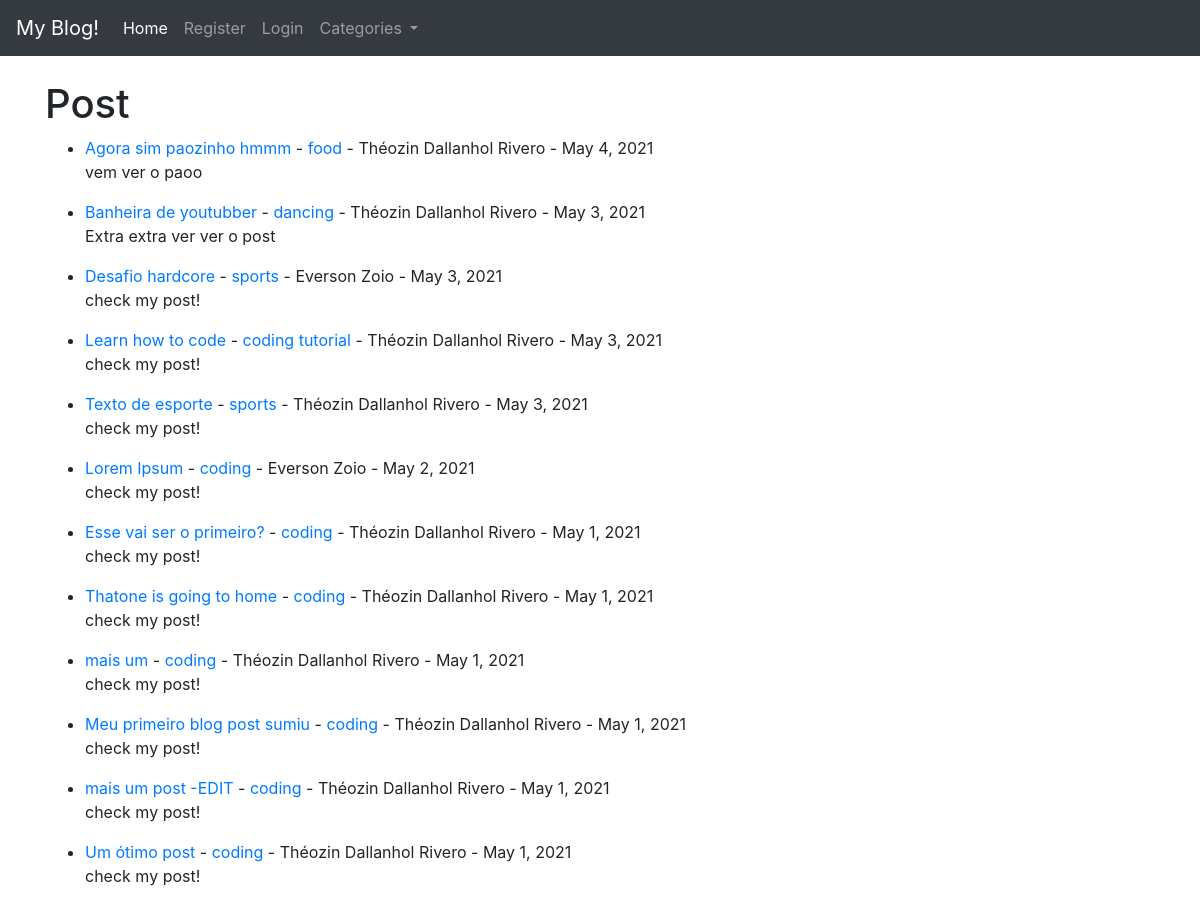
The page / on the database its author committed.
### theblog/models.py (models this page shows, shortened)
class Post(models.Model):
	title = models.CharField(max_length=255)
	header_image = models.ImageField(null=True, blank=True, upload_to="images/")
	title_tag = models.CharField(max_length=255)
	snippet = models.CharField(max_length=255)
	author = models.ForeignKey(User, on_delete=models.CASCADE) #models.CASCADE caso o user seja apagado todos os seus posts são apagados tbm
	body = RichTextField(blank=True)
	post_date = models.DateField(auto_now_add=True)
	category = models.CharField(max_length=255)
	likes = models.ManyToManyField(User, related_name='blog_post')

### theblog/views.py (the view)
# urls.py: path('', HomeView.as_view(), name='home'),
class HomeView(ListView):
	model = Post
	template_name = 'home.html'
	ordering = ['-id']
	def get_context_data(self, *args, **kwargs):
		cat_menu = Category.objects.all()
		context = super(HomeView,self).get_context_data(*args, **kwargs)
		context['cat_menu'] = cat_menu
		return context

### theblog/templates/home.html (shortened to what this page needs)
{% extends 'base.html' %}
{% block content %}
<h1>Post</h1>
<ul>
{% for post in object_list %}
	<li>
		<a href="{% url 'article-detail' post.id %}">{{post.title}}</a> -
		<a href="{% url 'category' post.category|slugify %}">{{post.category}}</a> -
		{{post.author.first_name}} {{post.author.last_name}} - {{post.post_date}}
		<p>{{post.snippet|slice:":100"}}</p>
	</li>
{% endfor %}
</ul>
{% endblock %}

### rows shown on the page
Post: title "Agora sim paozinho hmmm", category "food", author.first_name "Théozin", author.last_name "Dallanhol Rivero", post_date "May 4, 2021", snippet "vem ver o paoo"
Post: title "Banheira de youtubber", category "dancing", author.first_name "Théozin", author.last_name "Dallanhol Rivero", post_date "May 3, 2021", snippet "Extra extra ver ver o post"
Post: title "Desafio hardcore", category "sports", author.first_name "Everson", author.last_name "Zoio", post_date "May 3, 2021", snippet "check my post!"
Post: title "Learn how to code", category "coding tutorial", author.first_name "Théozin", author.last_name "Dallanhol Rivero", post_date "May 3, 2021", snippet "check my post!"
Post: title "Texto de esporte", category "sports", author.first_name "Théozin", author.last_name "Dallanhol Rivero", post_date "May 3, 2021", snippet "check my post!"
Post: title "Lorem Ipsum", category "coding", author.first_name "Everson", author.last_name "Zoio", post_date "May 2, 2021", snippet "check my post!"
Post: title "Esse vai ser o primeiro?", category "coding", author.first_name "Théozin", author.last_name "Dallanhol Rivero", post_date "May 1, 2021", snippet "check my post!"
Post: title "Thatone is going to home", category "coding", author.first_name "Théozin", author.last_name "Dallanhol Rivero", post_date "May 1, 2021", snippet "check my post!"
Post: title "mais um", category "coding", author.first_name "Théozin", author.last_name "Dallanhol Rivero", post_date "May 1, 2021", snippet "check my post!"
Post: title "Meu primeiro blog post sumiu", category "coding", author.first_name "Théozin", author.last_name "Dallanhol Rivero", post_date "May 1, 2021", snippet "check my post!"
Post: title "mais um post -EDIT", category "coding", author.first_name "Théozin", author.last_name "Dallanhol Rivero", post_date "May 1, 2021", snippet "check my post!"
Post: title "Um ótimo post", category "coding", author.first_name "Théozin", author.last_name "Dallanhol Rivero", post_date "May 1, 2021", snippet "check my post!"
